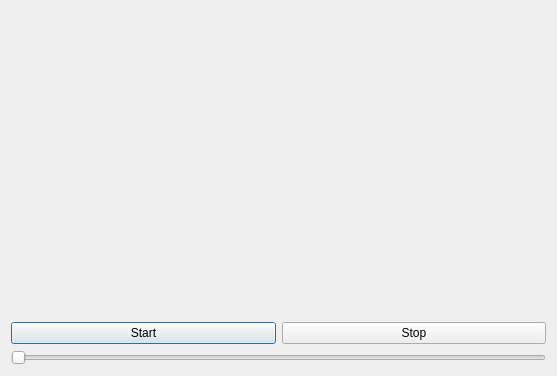
<?xml version="1.0" encoding="UTF-8"?>
<ui version="4.0">
 <class>Dialog</class>
 <widget class="QDialog" name="Dialog">
  <property name="geometry">
   <rect>
    <x>0</x>
    <y>0</y>
    <width>557</width>
    <height>376</height>
   </rect>
  </property>
  <property name="windowTitle">
   <string>Dialog</string>
  </property>
  <layout class="QGridLayout" name="gridLayout">
   <item row="0" column="0">
    <layout class="QVBoxLayout" name="verticalLayout" stretch="1,0,0">
     <item>
      <widget class="QWidget" name="widget" native="true"/>
     </item>
     <item>
      <layout class="QHBoxLayout" name="horizontalLayout">
       <item>
        <widget class="QPushButton" name="pushButton">
         <property name="text">
          <string>Start</string>
         </property>
        </widget>
       </item>
       <item>
        <widget class="QPushButton" name="pushButton_2">
         <property name="text">
          <string>Stop</string>
         </property>
        </widget>
       </item>
      </layout>
     </item>
     <item>
      <widget class="QSlider" name="horizontalSlider">
       <property name="orientation">
        <enum>Qt::Horizontal</enum>
       </property>
      </widget>
     </item>
    </layout>
   </item>
  </layout>
 </widget>
 <resources/>
 <connections/>
</ui>
